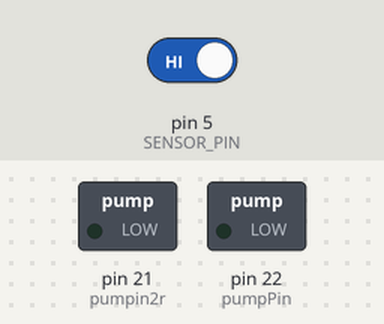
Simulated run of this sketch. Board: Arduino Mega 2560, built with avr-gcc and run on an emulated ATmega2560. Shown: switched loads named in the sketch (green lamp = pin HIGH). Inputs (shaded band) come from the test bench; at power-on: pin 5 (SENSOR_PIN) HIGH. What the sketch prints to the serial monitor is not drawn.

Above: at 1.2 s.
1.3 s: pin 5 (SENSOR_PIN) driven LOW
At 2.2 s:
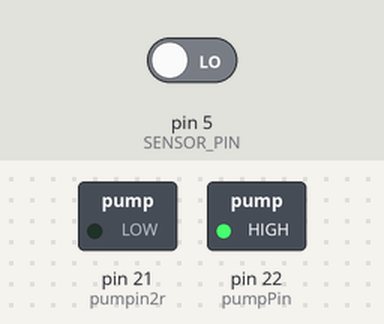
3.0 s: pin 5 (SENSOR_PIN) driven HIGH
At 9.1 s:
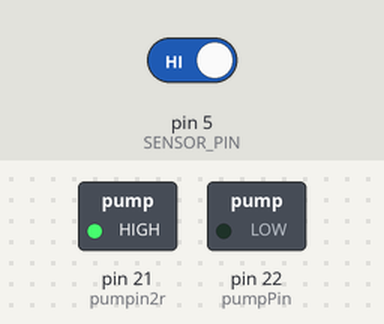
Timing chart, 0 to 10.6 s (numbered marks = the images above; inputs shaded):
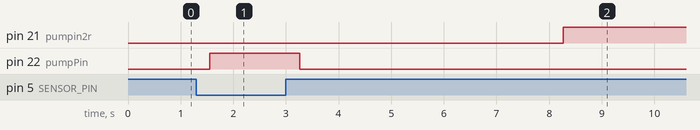

Measured:
- after the input at 1.3 s, pin 22 (pumpPin): LOW → HIGH after 0.25 s
- after the input at 3.0 s, pin 21 (pumpin2r): LOW → HIGH after 5.3 s; pin 22 (pumpPin): HIGH → LOW after 0.26 s

The sketch:

H2ATHOME_DEMO.ino
```cpp
// --- PIN DEFINITIONS ---
const int SENSOR_PIN = 5;      // D5 for the Water Sensor
const int pumpPin = 22;        // Relay 1 (Pump 1 - Primary)
const int pumpin2r = 21;       // Relay 2 (Pump 2 - Secondary)

// --- TIMING VARIABLES (For non-blocking delays) ---
unsigned long pump1StopTime = 0;
const long PUMP2_START_DELAY = 5000;   // 5 seconds
const long PUMP2_RUN_DURATION = 60000; // 1 minute

// --- STATE VARIABLES ---
bool isPump2Running = false;
bool pump1WasOn = false;
bool pump1Disabled = false; // <-- NEW: Lock-out flag for Pump 1

// --- Debouncing / Anti-Chatter Variables ---
int lastRawWaterState = HIGH;
int currentWaterState = HIGH;
unsigned long lastDebounceTime = 0;
const long DEBOUNCE_DELAY = 250;

void setup() {
  Serial.begin(115200);
  Serial.println("💧 Water Level Control System Starting...");

  pinMode(SENSOR_PIN, INPUT);
  pinMode(pumpPin, OUTPUT);
  pinMode(pumpin2r, OUTPUT);

  digitalWrite(pumpPin, LOW);
  digitalWrite(pumpin2r, LOW);

  // Initialize the debouncer
  lastRawWaterState = digitalRead(SENSOR_PIN);
  currentWaterState = lastRawWaterState;
  Serial.print("Initial sensor state: ");
  Serial.println(currentWaterState == HIGH ? "WATER" : "NO WATER");
}

void loop() {
  unsigned long currentMillis = millis();

  // --- 1. Debounce the Water Sensor (Anti-Chatter Logic) ---
  int rawReading = digitalRead(SENSOR_PIN);

  if (rawReading != lastRawWaterState) {
    lastDebounceTime = currentMillis;
  }

  if ((currentMillis - lastDebounceTime) > DEBOUNCE_DELAY) {
    if (rawReading != currentWaterState) {
      currentWaterState = rawReading;
      Serial.print("DEBOUNCER: New stable state: ");
      Serial.println(currentWaterState == HIGH ? "WATER" : "NO WATER");
    }
  }

  lastRawWaterState = rawReading;

  // --- 2. Control Pump 1 (pumpPin) - Primary Pump ---

  // "pumpin turns on when it detects no water" (Sensor LOW)
  // <-- MODIFIED: Added check for '!pump1Disabled'
  if (currentWaterState == LOW && !pump1Disabled) {
    if (digitalRead(pumpPin) == LOW) { // If it's currently off
      Serial.println("WATER SENSOR: NO WATER (LOW) -> TURNING ON Pump 1 (pumpPin)");
      digitalWrite(pumpPin, HIGH);
    }
    pump1WasOn = true;
    pump1StopTime = 0;
  }
  // "when it does detect water the pumpin stops" (Sensor HIGH)
  // OR if Pump 1 is now disabled
  else {

    if (digitalRead(pumpPin) == HIGH) { // If it's currently on
      // This will now trigger if water is detected OR if pump1Disabled is true
      Serial.println("WATER SENSOR: WATER DETECTED (HIGH) or DISABLED -> STOPPING Pump 1 (pumpPin)"); // <-- UPDATED TEXT
      digitalWrite(pumpPin, LOW);

      if (pump1WasOn) {
        pump1StopTime = currentMillis;
        pump1WasOn = false;
        Serial.println("Timer for Pump 2 started (5 seconds).");
      }
    }
  }

  // --- 3. Control Pump 2 (pumpin2r) - Secondary Pump ---

  // A. Start Check: 5 seconds after Pump 1 stops, start Pump 2
  if (pump1StopTime != 0 && !isPump2Running) {
    if (currentMillis - pump1StopTime >= PUMP2_START_DELAY) {
      Serial.println("5 seconds elapsed -> STARTING Pump 2 (pumpin2r) for 1 minute.");
      digitalWrite(pumpin2r, HIGH);
      isPump2Running = true;
      pump1StopTime = currentMillis;

      // <-- NEW: Permanently disable Pump 1
      pump1Disabled = true;
      Serial.println("!!! Pump 1 is now permanently disabled. !!!");
    }
  }

  // B. Stop Check: Stop Pump 2 after 1 minute of running
  if (isPump2Running) {
    if (currentMillis - pump1StopTime >= PUMP2_RUN_DURATION) {
      Serial.println("1 minute elapsed -> STOPPING Pump 2 (pumpin2r).");
      digitalWrite(pumpin2r, LOW);
      isPump2Running = false;
      pump1StopTime = 0;
    }
  }

  delay(50);
}
```
